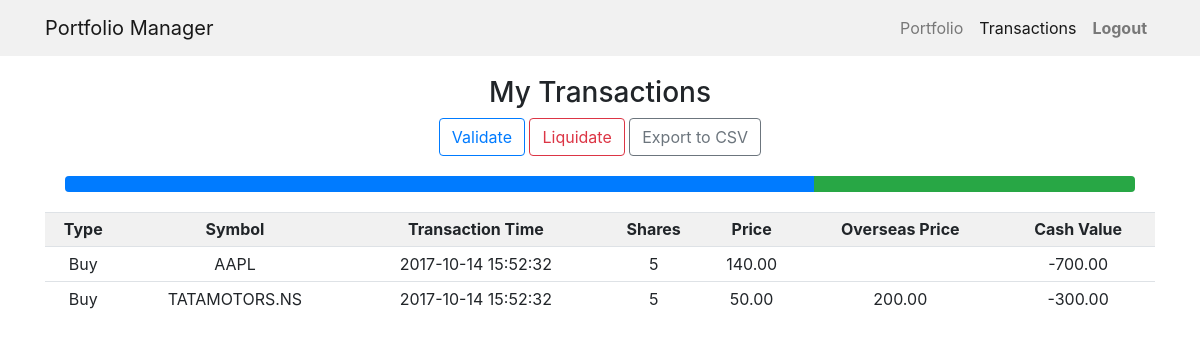
/transactions.php (signed in), run on the app's committed database.
### tables this page shows
CREATE TABLE users(name VARCHAR(20), username VARCHAR(20) PRIMARY KEY, password VARCHAR(20), cash DECIMAL(10, 2), dow30_value DECIMAL(10, 2), overseas_value DECIMAL(10, 2));

CREATE TABLE transactions(id INT NOT NULL AUTO_INCREMENT PRIMARY KEY, type VARCHAR(20), username VARCHAR(20), symbol VARCHAR(20), time_stamp TIMESTAMP, shares NUMERIC(10), price DECIMAL(10, 2), price_overseas DECIMAL(10, 2), cash_value DECIMAL(10, 2), FOREIGN KEY(username) REFERENCES users(username), FOREIGN KEY(symbol) REFERENCES stocks(symbol));

### scripts/validation.php (called while the page is built, shortened)
<?php
$query = "SELECT * FROM users WHERE username = '$username'";
$result = mysqli_query($conn, $query);
$row = mysqli_fetch_assoc($result);
$dow30_value = $row['dow30_value'];
$overseas_value = $row['overseas_value'];
$noncash_value = $dow30_value + $overseas_value;
if ($noncash_value != 0) {
  $dow30_percent = round($dow30_value / $noncash_value * 100, 1);
  $overseas_percent = round($overseas_value / $noncash_value * 100, 1);
}
?>

### transactions.php (the view, shortened to what this page needs)
<?php
require_once 'scripts/database.php';
$username = $_SESSION['username'];
?>
<!DOCTYPE html>
<html>
  <head>
    <link rel="stylesheet" href="https://maxcdn.bootstrapcdn.com/bootstrap/4.0.0-beta.2/css/bootstrap.min.css">
    <link rel="stylesheet" href="css/style.css">
  </head>
  <body>
    <nav class="navbar navbar-expand-md navbar-light">
      <div class="container">
        <a class="navbar-brand" href="home.php">Portfolio Manager</a>
        <div class="collapse navbar-collapse" id="navbarNavAltMarkup">
          <div class="navbar-nav ml-auto">
            <a class="nav-item nav-link" href="portfolio.php">Portfolio</a>
            <a class="nav-item nav-link active" href="transactions.php">Transactions</a>
            <a class="nav-item nav-link font-weight-bold" href="scripts/logout.php">Logout</a>
          </div>
        </div>
      </div>
    </nav>
    <div class="container text-center">
      <h3>My Transactions</h3>
      <div class="buttons">
        <a href="scripts/validate.php">
          <button type="button" class="btn btn-outline-primary">Validate</button>
        </a>
        <a href="liquidate.php">
          <button type="button" class="btn btn-outline-danger">Liquidate</button>
        </a>
        <a href="scripts/csv.php">
          <button type="button" class="btn btn-outline-secondary">Export to CSV</button>
        </a>
      </div>
			<?php include 'scripts/validation.php'; ?>
			<div class="progress">
        <div class="progress-bar" role="progressbar" style="width: <?php echo $dow30_percent; ?>%" aria-valuenow="15" aria-valuemin="0" aria-valuemax="100"></div>
        <div class="progress-bar bg-success" role="progressbar" style="width: <?php echo $overseas_percent; ?>%" aria-valuenow="30" aria-valuemin="0" aria-valuemax="100"></div>
      </div>
			<?php
			$query = "SELECT * FROM transactions WHERE username = '$username'";
			$result = mysqli_query($conn, $query);
			?>
      <table class="table table-sm table-hover">
        <tr>
          <th>Type</th>
          <th>Symbol</th>
          <th>Transaction Time</th>
          <th>Shares</th>
          <th>Price</th>
          <th>Overseas Price</th>
          <th>Cash Value</th>
        </tr>
        <?php
        while($record = mysqli_fetch_assoc($result)) {
        ?>
        <tr>
          <td>
          <?php
          $type = $record['type'];
          echo $type;
          ?>
          </td>
          <td>
          <?php
          $symbol = $record['symbol'];
          echo $symbol;
          ?>
          </td>
          <td>
          <?php
          $time_stamp = $record['time_stamp'];
          echo $time_stamp;
          ?>
          </td>
          <td>
          <?php
          $shares = $record['shares'];
          echo $shares;
          ?>
          </td>
          <td>
          <?php
          $price = $record['price'];
          echo $price;
          ?>
          </td>
          <td>
          <?php
					$query = "SELECT category FROM stocks WHERE symbol = '$symbol'";
					$result2 = mysqli_query($conn, $query);
					$category = mysqli_fetch_assoc($result2)['category'];
					if ($category != 'Dow 30') {
						$price_overseas = $record['price_overseas'];
	          echo $price_overseas;
					}
          ?>
          </td>
          <td>
          <?php
          $cash_value = $record['cash_value'];
          echo $cash_value;
          ?>
          </td>
				</tr>
        <?php } ?>
      </table>
    </div>
  </body>
</html>

### css/style.css (style rules this page uses)
* { box-sizing: border-box; }
nav { margin-bottom: 20px; background-color: #f1f1f1; }
button { cursor: pointer; }
th { background-color: #f1f1f1; }
.progress { margin: 20px; }

### data on the page
transactions: type "Buy", symbol "AAPL", time_stamp "2017-10-14 15:52:32", shares "5", price "140.00", cash_value "-700.00"
transactions: type "Buy", symbol "TATAMOTORS.NS", time_stamp "2017-10-14 15:52:32", shares "5", price "50.00", price_overseas "200.00", cash_value "-300.00"
